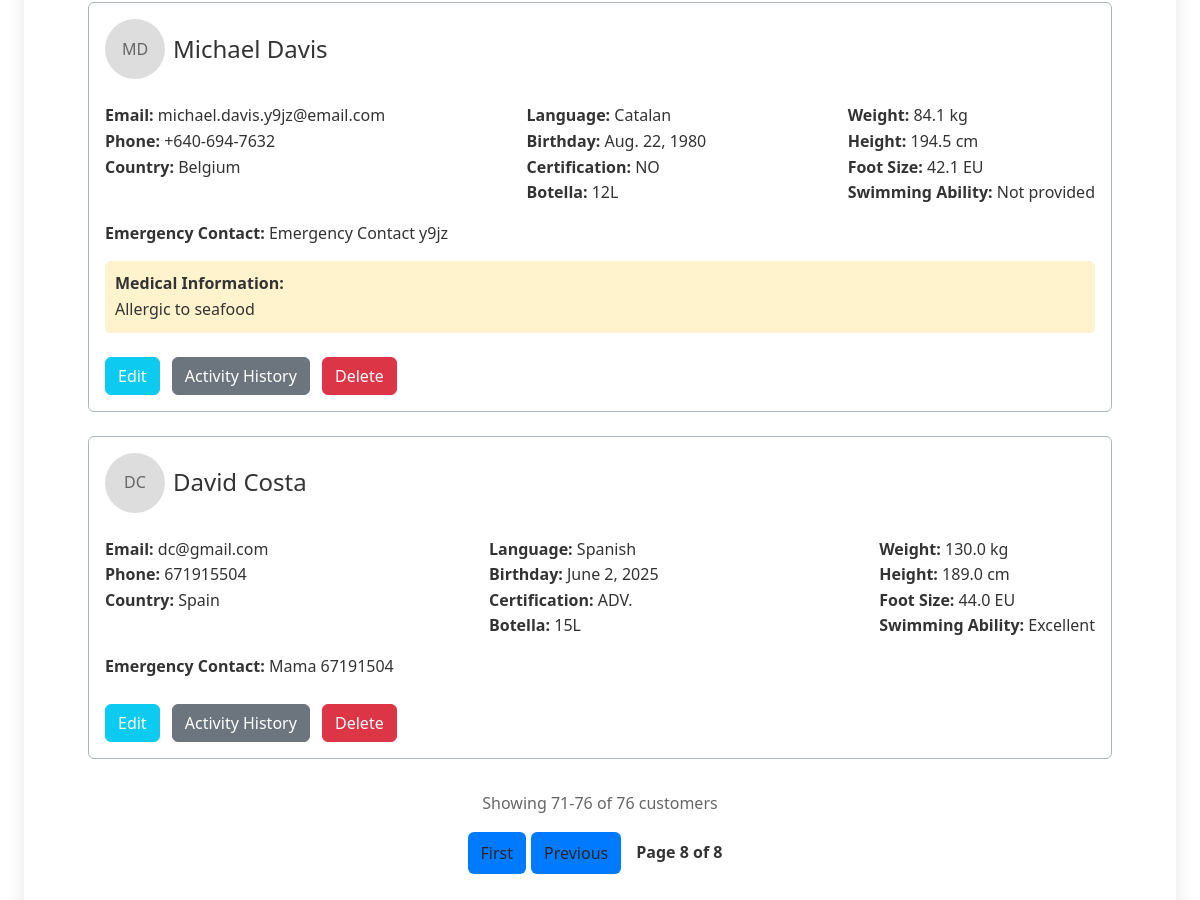
/users/customers/?page=8 (signed in, middle part), run on an earlier commit of the app's database.
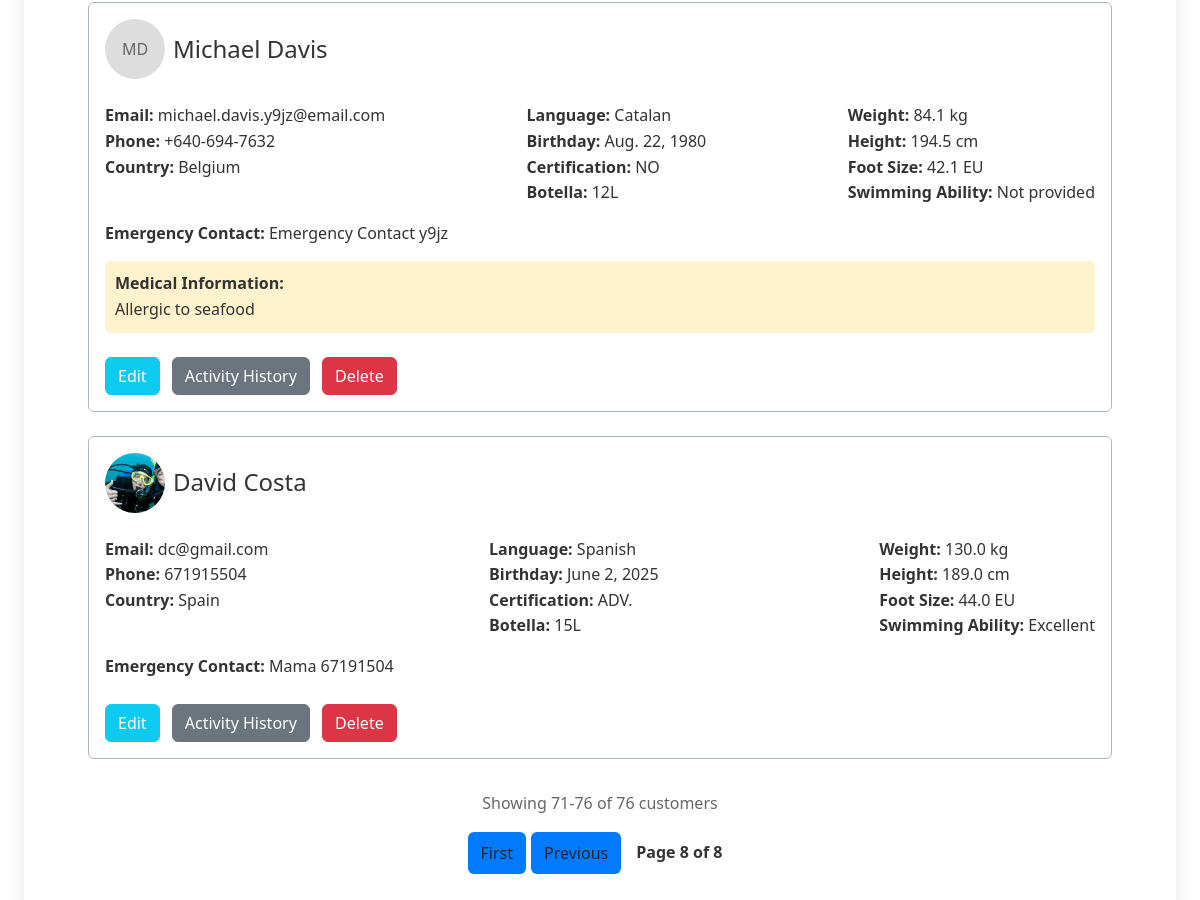
And on a later commit of the database.
### users/models.py (models this page shows, shortened)
class Customer(models.Model):
    DIVING_LEVEL_CHOICES = [
        ('NONE', 'NO'),
        ('BEGINNER', 'SCUBA'),
        ('OPEN_WATER', 'OWD.'),
        ('ADVANCED_OPEN_WATER', 'ADV.'),
        ('RESCUE_DIVER', 'RESC.'),
        ('DIVEMASTER', 'DM.'),
        ('INSTRUCTOR', 'INST.'),
    ]
    LANGUAGE_CHOICES = [
        ('EN', 'English'),
        ('ES', 'Spanish'),
        ('FR', 'French'),
        ('CAT', 'Catalan'),
        ('OTHER', 'Other'),
    ]
    COUNTRY_CHOICES = [
        ('US', 'United States'),
        ('CA', 'Canada'),
        ('GB', 'United Kingdom'),
        ('FR', 'France'),
        ('DE', 'Germany'),
        ('IT', 'Italy'),
        ('ES', 'Spain'),
        ('PT', 'Portugal'),
        ('NL', 'Netherlands'),
        ('BE', 'Belgium'),
        ('CH', 'Switzerland'),
        ('AT', 'Austria'),
        ('SE', 'Sweden'),
        ('NO', 'Norway'),
        ('DK', 'Denmark'),
        ('FI', 'Finland'),
        ('IN', 'India'),
        ('OTHER', 'Other'),
    ]
    diving_center = models.ForeignKey(User, on_delete=models.CASCADE, related_name='customers')
    first_name = models.CharField(max_length=50)
    last_name = models.CharField(max_length=50)
    email = models.EmailField()
    phone_number = models.CharField(max_length=20)
    country = models.CharField(max_length=10, choices=COUNTRY_CHOICES, default='OTHER')
    language = models.CharField(max_length=10, choices=LANGUAGE_CHOICES, default='EN')
    birthday = models.DateField(null=True, blank=True)
    certification_level = models.CharField(max_length=50, choices=DIVING_LEVEL_CHOICES, default='NONE')
    emergency_contact = models.CharField(max_length=100, blank=True)
    medical_conditions = models.TextField(blank=True)
    weight = models.FloatField(null=True, blank=True, help_text="Weight in kg")
    height = models.FloatField(null=True, blank=True, help_text="Height in cm")
    foot_size = models.FloatField(null=True, blank=True, help_text="Foot size (EU)")
    default_tank_size = models.CharField(max_length=10, choices=[
        ('10L', '10 Liters'),
        ('12L', '12 Liters'),
        ('15L', '15 Liters'),
        ('18L', '18 Liters'),
    ], default='12L', help_text="Default tank size for this customer")
    profile_picture = models.ImageField(upload_to='customer_profiles/', null=True, blank=True)
    diving_licence = models.FileField(upload_to='customer_documents/licences/', null=True, blank=True)
    diving_insurance = models.FileField(upload_to='customer_documents/insurance/', null=True, blank=True)
    medical_check = models.FileField(upload_to='customer_documents/medical/', null=True, blank=True)
    signature = models.ImageField(upload_to='customer_signatures/', null=True, blank=True)
    created_at = models.DateTimeField(auto_now_add=True)
    medical_questionnaire_answers = models.JSONField(default=dict, blank=True, help_text="Stores answers to medical questionnaire")
    swimming_ability = models.CharField(max_length=20, choices=[
        ('excellent', 'Excellent'),
        ('good', 'Good'),
        ('fair', 'Fair'),
        ('poor', 'Poor'),
    ], blank=True)
    def get_swimming_ability_display(self):
        swimming_choices = {
            'excellent': 'Excellent',
            'good': 'Good',
            'fair': 'Fair',
            'poor': 'Poor',
        }
        return swimming_choices.get(self.swimming_ability, self.swimming_ability)

### users/views.py (the view, shortened to what this page needs)
# urls.py: path('customers/', views.customer_list, name='customer_list'),
@login_required
def customer_list(request):
    if not request.user.userprofile.is_diving_center:
        messages.error(request, 'Access denied.')
        return redirect('users:profile')
    customers = Customer.objects.filter(diving_center=request.user)
    search_query = request.GET.get('search', '').strip()
    from django.core.paginator import Paginator
    paginator = Paginator(customers, 10)  # Show 10 customers per page
    page_number = request.GET.get('page')
    customers_page = paginator.get_page(page_number)
    return render(request, 'users/customer_list.html', {
        'customers': customers_page,
        'search_query': search_query,
        'total_customers': customers.count()
    })

### users/templates/users/customer_list.html (shortened to what the changed rows need)
{% extends 'users/base.html' %}
{% block users_content %}
<div class="p-3">
    {% for customer in customers %}
                <div class="mb-4 border border-1 border-dark-subtle rounded p-3">
                    <div>
                        <div class="d-flex align-items-center mb-4">
                            {% if customer.profile_picture %}
                                <img class="me-2" src="{{ customer.profile_picture.url }}" alt="{{ customer.first_name }}" style="width: 60px; height: 60px; border-radius: 50%; object-fit: cover;">
                            {% else %}
                                <div class="me-2" style="width: 60px; height: 60px; border-radius: 50%; background: #ddd; display: flex; align-items: center; justify-content: center; color: #666;">
                                    {{ customer.first_name.0 }}{{ customer.last_name.0 }}
                                </div>
                            {% endif %}
                            <h4 class="m-0">{{ customer.first_name }} {{ customer.last_name }}</h4>
                        </div>
                    </div>
                    <div class="d-flex flex-column flex-lg-row justify-content-lg-between">
                        <div>
                            <strong>Email:</strong> {{ customer.email|default:"Not provided" }}<br>
                            <strong>Phone:</strong> {{ customer.phone_number|default:"Not provided" }}<br>
                            <strong>Country:</strong> {{ customer.get_country_display|default:"Not specified" }}
                        </div>
                        <div>
                            <strong>Language:</strong> {{ customer.get_language_display }}<br>
                            <strong>Birthday:</strong> {{ customer.birthday|default:"Not provided" }}<br>
                            <strong>Certification:</strong> {{ customer.get_certification_level_display }}<br>
                            <strong>Botella:</strong> {{ customer.default_tank_size }}<br>
                        </div>
                        <div>
                            <strong>Weight:</strong> {{ customer.weight|default:"Not provided" }} kg<br>
                            <strong>Height:</strong> {{ customer.height|default:"Not provided" }} cm<br>
                            <strong>Foot Size:</strong> {{ customer.foot_size|default:"Not provided" }} EU<br>
                            <strong>Swimming Ability:</strong> {{ customer.get_swimming_ability_display|default:"Not provided" }}
                        </div>
                    </div>
                    {% if customer.emergency_contact %}
                    <div style="margin-top: 15px;">
                        <strong>Emergency Contact:</strong> {{ customer.emergency_contact }}
                    </div>
                    {% endif %}
                    <div class="customer-actions mt-4">
                        <a href="{% url 'users:edit_customer' customer.id %}" class="btn btn-info text-white me-2">Edit</a>
                        <a href="{% url 'users:customer_activity_history' customer.id %}" class="btn btn-secondary me-2">Activity History</a>
                        <a href="{% url 'users:delete_customer' customer.id %}" class="btn btn-danger">Delete</a>
                    </div>
                </div>
                {% endfor %}
</div>
{% endblock %}

What changed in the data, as far as the page shows it:
changed Customer "David": profile_picture: picture added; first_name.0 "D" → (not shown); last_name.0 "C" → (not shown)
